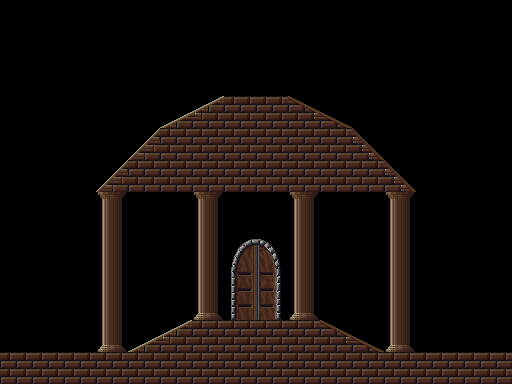

Rendered tile map (Tiled .tmx) drawn with the repository's tilesets; below, a short description and the full map source, tile grids included:
An orthogonal 16x12 tile map with 32x32 px tiles, 1 tile layer (Tile Layer 1), 2 tilesets.

<map version="1.0" tiledversion="1.1.6" orientation="orthogonal" renderorder="right-down" width="16" height="12" tilewidth="32" tileheight="32" infinite="0" nextobjectid="1">
 <tileset firstgid="1" name="bricks" tilewidth="32" tileheight="32" tilecount="672" columns="16">
  <image source="castle_part1.png" width="512" height="1344" />
 </tileset>
 <tileset firstgid="673" name="door" tilewidth="32" tileheight="32" tilecount="192" columns="16">
  <image source="castle_part3.png" width="512" height="384" />
 </tileset>
 <layer name="Tile Layer 1" width="16" height="12">
  <data encoding="csv">
0,0,0,0,0,0,0,0,0,0,0,0,0,0,0,0,
0,0,0,0,0,0,0,0,0,0,0,0,0,0,0,0,
0,0,0,0,0,0,0,0,0,0,0,0,0,0,0,0,
0,0,0,0,0,17,18,2,2,19,20,0,0,0,0,0,
0,0,0,0,5,2,2,2,2,2,2,6,0,0,0,0,
0,0,0,5,2,2,2,2,2,2,2,2,6,0,0,0,
0,0,0,77,0,0,77,0,0,77,0,0,77,0,0,0,
0,0,0,80,0,0,80,690,691,80,0,0,80,0,0,0,
0,0,0,80,0,0,80,706,707,80,0,0,80,0,0,0,
0,0,0,80,0,0,84,722,723,84,0,0,80,0,0,0,
0,0,0,84,17,18,2,2,2,2,19,20,84,0,0,0,
2,2,2,2,2,2,2,2,2,2,2,2,2,2,2,2
</data>
 </layer>
</map>
